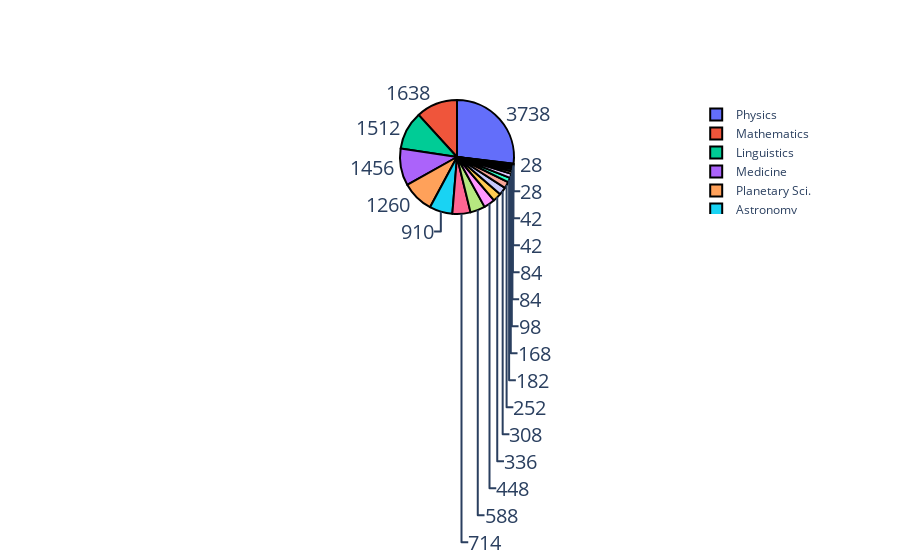

The code cell stored with this chart in its notebook:
### Code cell
# Let's check our flair distribution by percentage value
# I will use Plotly pie chart and we can hover over it to get the value
# We are using plotly.graph_objects which is imported as go
fig = go.Figure(data=[go.Pie(labels=data_df['flair'].unique(),
                             values=data_df.groupby('flair').count()['id'])])
fig.update_traces(hoverinfo='label+percent+value', textinfo='value', textfont_size=20,
                  marker=dict(line=dict(color='#000000', width=2)))
fig.show()

### Figure 1 — Plotly figure (JSON) as saved in the notebook; plotly's stock layout.template omitted (floating-point values rounded to 4 significant figures)
{"data": [{"hoverinfo": "label+percent+value", "labels": ["na", "Biology", "Psychology", "Physics", "Earth Sciences", "Astronomy", "Chemistry", "Medicine", "Human Body", "COVID-19", "Linguistics", "Social Science", "Neuroscience", "Planetary Sci.", "Paleontology", "Engineering", "Mathematics", "Archaeology", "Computing", "Economics", "Anthropology"], "marker": {"line": {"color": "#000000", "width": 2}}, "textfont": {"size": 20}, "textinfo": "value", "type": "pie", "values": [84, 98, 714, 3738, 168, 910, 28, 1456, 42, 308, 1512, 28, 42, 1260, 588, 252, 1638, 448, 336, 84, 182]}], "layout": {}}
